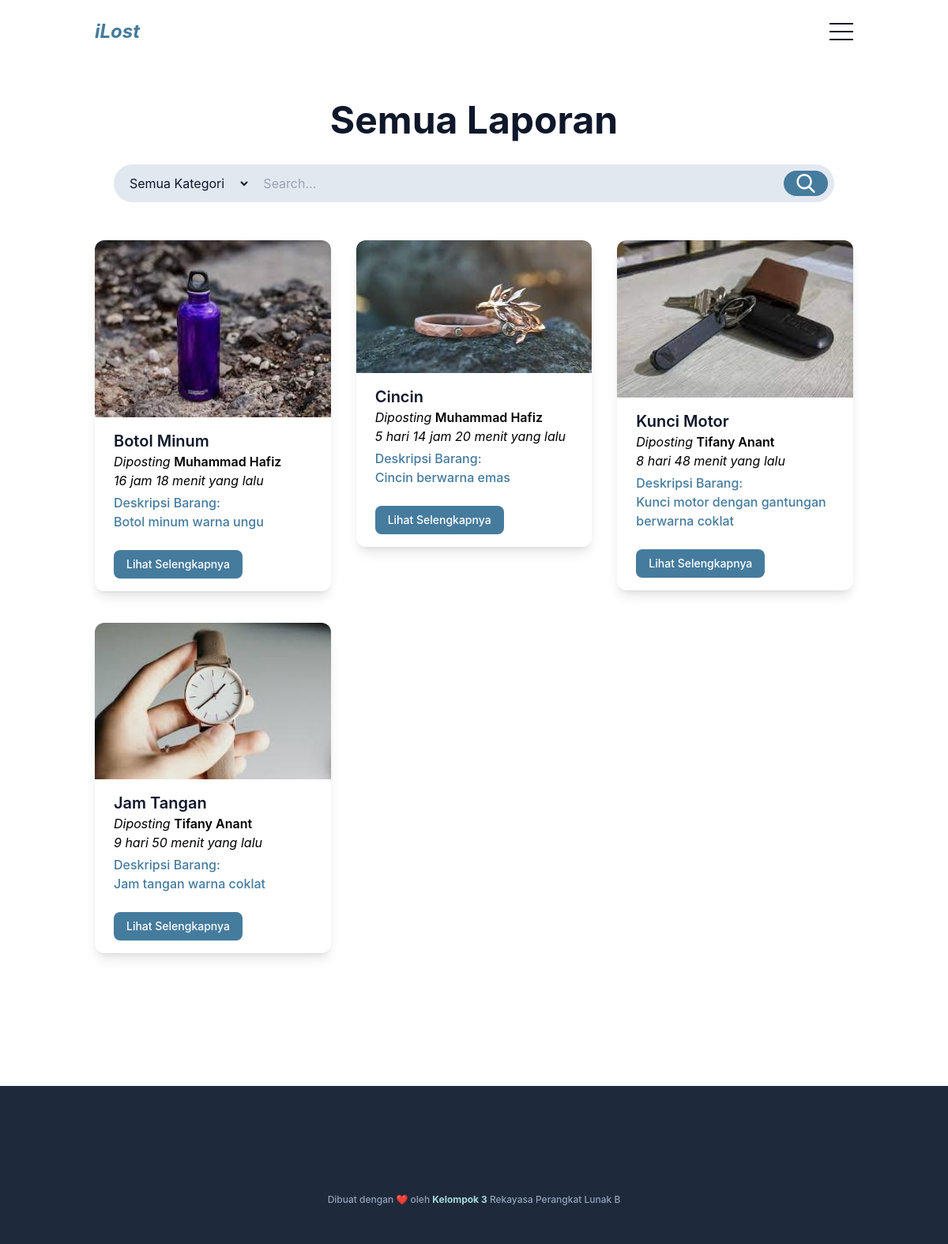
/user/seluruh-laporan.php (signed in), run on the app's committed database.
### tables this page shows
CREATE TABLE `laporan` (
  `id` int(11) NOT NULL,
  `email` varchar(40) NOT NULL,
  `kategori_laporan` varchar(20) NOT NULL,
  `nama_barang` varchar(50) DEFAULT NULL,
  `deskripsi` varchar(255) NOT NULL,
  `kategori_barang` varchar(30) DEFAULT NULL,
  `tanggal_ditemukan` date NOT NULL,
  `lokasi` varchar(255) NOT NULL,
  `gambar_barang` varchar(255) NOT NULL,
  `waktu_dibuat` datetime NOT NULL
);

CREATE TABLE `user` (
  `email` varchar(40) NOT NULL,
  `username` varchar(40) DEFAULT NULL,
  `nama` varchar(45) DEFAULT NULL,
  `kelamin` char(1) DEFAULT NULL,
  `password` varchar(255) NOT NULL,
  `gambar` varchar(255) NOT NULL,
  `kontak` varchar(15) DEFAULT NULL
);

### query/functions.php (called while the page is built, shortened)
<?php
$server = "localhost";
$username = "root";
$password = "";
$database = "ilost";
$conn = mysqli_connect($server,$username,$password,$database);
function query($query) {
    global $conn;
    $result = mysqli_query($conn, $query);
    $rows = [];
    while( $row = mysqli_fetch_assoc(($result))) {
        $rows[] = $row;
    }
    return $rows;
}
?>

### query/search.php (called while the page is built)
<?php $i = 1;
if (empty($katakunci) && empty($kategori)) {
    $laporan = query("SELECT * FROM laporan
    INNER JOIN user ON laporan.email=user.email
    ORDER BY waktu_dibuat DESC");
} elseif (empty($katakunci)) {
    $laporan = query("SELECT * FROM laporan
    INNER JOIN user ON laporan.email=user.email
    WHERE kategori_barang = '$kategori'
    ORDER BY waktu_dibuat DESC");
} elseif (empty($kategori)) {
    $laporan = query("SELECT * FROM laporan
    INNER JOIN user ON laporan.email=user.email
    WHERE nama_barang LIKE '%$katakunci%' OR deskripsi LIKE '%$katakunci%'
    ORDER BY waktu_dibuat DESC");
} else {
    $laporan = query("SELECT * FROM laporan
    INNER JOIN user ON laporan.email=user.email
    WHERE kategori_barang = '$kategori' AND (nama_barang LIKE '%$katakunci%' OR deskripsi LIKE '%$katakunci%')
    ORDER BY waktu_dibuat DESC");
}
?>

### user/seluruh-laporan.php (the view, shortened to what this page needs)
<?php
include "../query/functions.php";
$kategori="";
$katakunci="";
?>
<!DOCTYPE html>
<html lang="en" class="scroll-smooth">
<head>
    <link href="../dist/output.css" rel="stylesheet" />
</head>
<body>
    <?php include "../template/navbar-user.php"; ?>
    <section id="laporan" class="bg-white py-32 dark:bg-slate-800">
        <div class="container">
            <div class="w-full px-4">
                <div class="mx-auto max-w-xl text-center">
                    <h2 class="mb-8 text-3xl font-bold text-dark dark:text-white sm:text-4xl lg:text-5xl">Semua
                        Laporan</h2>
                </div>
            </div>
            <?php include "../template/search.php"; ?>
            <div class="flex flex-wrap">
                <?php include "../query/search.php";
                if (empty($laporan)) { ?>
                <div class="container h-screen">
                    <h1 class="flex justify-center mt-8 text-xl dark:text-secondary lg:text-2xl">Laporan Tidak
                        Ditemukan</h1>
                </div>
                <?php } else { foreach( $laporan as $row) : ?>
                <div class="px-4 md:w-1/2 lg:w-1/3 xl:w-1/4">
                    <div class="mb-10 overflow-hidden rounded-xl bg-white shadow-lg dark:bg-dark">
                        <div class="group">
                            <img src="../dist/img/laporan/<?= $row["gambar_barang"]; ?>" alt="gambar<?= $i; ?>"
                                class="w-full group-hover:scale-125 transition-all duration-500" />
                        </div>
                        <div class="py-4 px-6">
                            <h3>
                                <p
                                    class="block truncate text-xl font-semibold text-dark hover:text-primary dark:text-white">
                                    <?= $row["nama_barang"]; ?></p>
                                <p class="italic mb-1 dark:text-white">Diposting
                                    <span style="font-style: normal; font-weight:600"><?= $row["nama"]; ?> </span>
                                    <?php include "../template/waktu-postingan.php"; ?>
                                </p>
                            </h3>
                            <p class="mb-6 text-base font-medium text-primary dark:text-secondary">Deskripsi Barang:
                                <?= $row["deskripsi"]; ?></p>
                            <div class="space-y-2">
                                <button type="button"
                                    class="rounded-lg bg-primary py-2 px-4 text-sm font-medium text-white hover:opacity-80"
                                    data-te-toggle="modal"
                                    data-te-target="#exampleModalCenteredScrollable<?= $row["id"]; ?>"
                                    data-te-ripple-init data-te-ripple-color="light">
                                    Lihat Selengkapnya
                                </button>
                            </div>
                                                    <?php include "../template/waktu-postingan.php"; ?>
                        </div>
                    </div>
                </div>
                <?php $i++; ?>
                <?php endforeach; } ?>
            </div>
        </div>
    </section>
    <?php include "../template/footer.php"; ?>
</body>
</html>

### template/waktu-postingan.php
<?php
$awal  = date_create($row["waktu_dibuat"]);
$akhir = date_create();
$diff  = date_diff($akhir, $awal);
if ($diff->y > 0) {
echo $diff->y . " tahun";
if ($diff->m > 0) {
echo " " . $diff->m . " bulan";
}
if ($diff->d > 0) {
echo " " . $diff->d . " hari";
}
if ($diff->h > 0) {
echo " " . $diff->h . " jam";
}
if ($diff->i > 0) {
echo " " . $diff->i . " menit";
}
echo " yang lalu";
} elseif ($diff->days >= 30 && $diff->days % 30 == 0) {
$bulan_lalu = $diff->days / 30;
echo $bulan_lalu . " bulan yang lalu";
} elseif ($diff->days > 1) {
echo $diff->days . " hari";
if ($diff->h > 0) {
echo " " . $diff->h . " jam";
}
if ($diff->i > 0) {
echo " " . $diff->i . " menit";
}
echo " yang lalu";
} elseif ($diff->h > 0) {
echo $diff->h . " jam";
if ($diff->i > 0) {
echo " " . $diff->i . " menit";
}
echo " yang lalu";
} elseif ($diff->i > 0) {
echo $diff->i . " menit yang lalu";
} else {
echo "Baru saja";
}
?>

### data on the page
laporan: gambar_barang (picture), nama_barang "Botol Minum", email.nama "Muhammad Hafiz", waktu_dibuat "16", waktu_dibuat "18", deskripsi "Botol minum warna ungu"
laporan: gambar_barang (picture), nama_barang "Cincin", email.nama "Muhammad Hafiz", waktu_dibuat "5", waktu_dibuat "14", waktu_dibuat "20", deskripsi "Cincin berwarna emas"
laporan: gambar_barang (picture), nama_barang "Kunci Motor", email.nama "Tifany Anant", waktu_dibuat "8", waktu_dibuat "48", deskripsi "Kunci motor dengan gantungan berwarna coklat"
laporan: gambar_barang (picture), nama_barang "Jam Tangan", email.nama "Tifany Anant", waktu_dibuat "9", waktu_dibuat "50", deskripsi "Jam tangan warna coklat"
